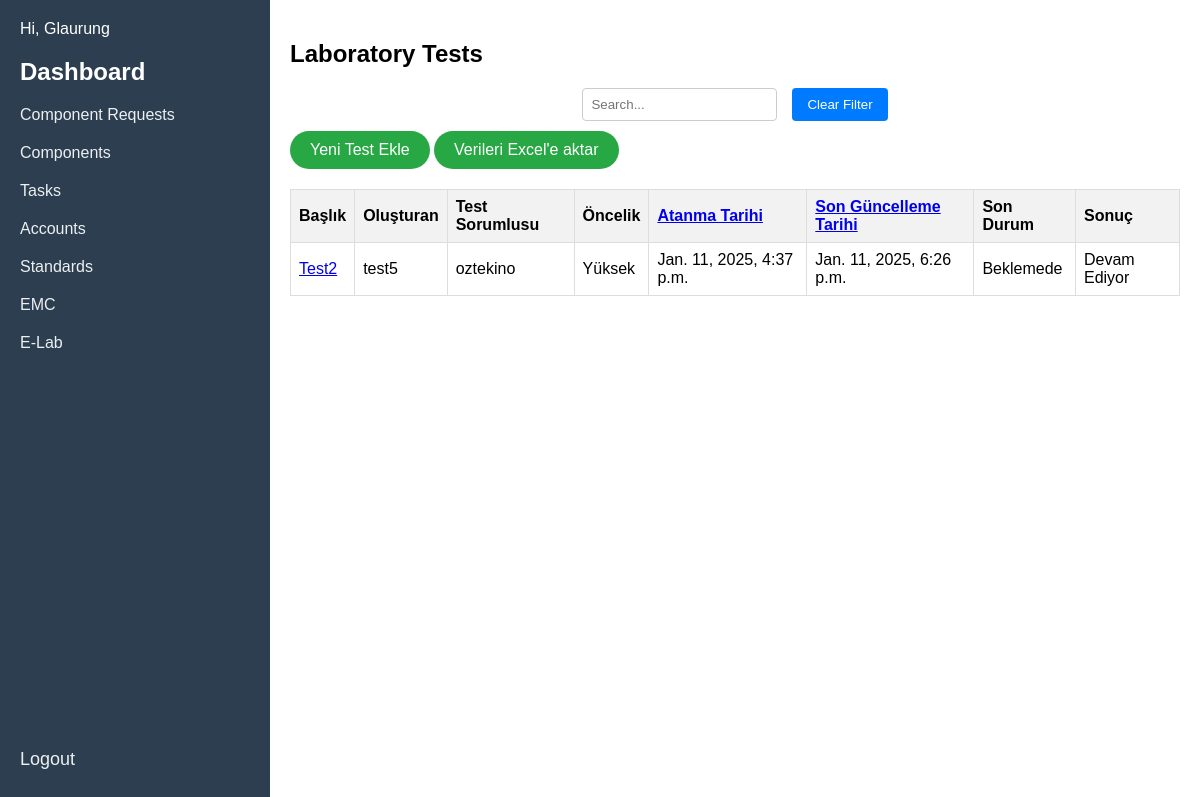
The app's page /UserAuth/E_Lab/ (signed in) with its own data.
### Tasks/models.py (models this page shows, shortened)
class E_lab(models.Model):
    Requester = models.ForeignKey("auth.User",on_delete = models.PROTECT,default = 1,verbose_name='Talep Eden',related_name='e_lab_Requester')
    Requested_to = models.ForeignKey("auth.User",verbose_name='Atanan',related_name='e_lab_Requested_to',on_delete = models.PROTECT,default=1)
    Date = models.DateTimeField(auto_now_add=True,verbose_name="Tarih")
    Last_Update = models.DateTimeField(auto_now=True,verbose_name="Son Güncelleme")
    Topic = models.CharField(max_length=100, verbose_name="Konu")
    Content = models.TextField(verbose_name="İçerik/Yorumlar")
    Status_Choices = [("Tamamlanmadı","Tamamlanmadı"),("Devam Ediyor","Devam Ediyor"),("Tamamlandı","Tamamlandı"),("Beklemede","Beklemede"),("İptal Edildi","İptal Edildi")]
    Priority_Choices = [("Yüksek","Yüksek"),("Normal","Normal"),("Düşük","Düşük")]
    Result_Choices = [("Geçti","Geçti"),("Başarısız","Başarısız"),("Devam Ediyor","Devam Ediyor")]
    Priority = models.CharField(max_length=100, verbose_name="Öncelik",choices=Priority_Choices,default="Normal")
    Status = models.CharField(max_length=100, verbose_name="Durum",choices=Status_Choices,default="Tamamlanmadı")
    Result = models.CharField(max_length=100, verbose_name="Sonuç",choices=Result_Choices,default="Devam Ediyor")
    Test_Files = models.FileField(upload_to=e_lab_upload_to, verbose_name="Test Dosyaları", null=True, blank=True)

### UserAuth/views.py (the view)
# urls.py: path('E_Lab/', views.view_e_lab, name='view_e_lab'),
@login_required(login_url='UserAuth:login')
def view_e_lab(request):
    sort_by = request.GET.get('sort_by', 'Last_Update')
    order = request.GET.get('order', 'desc')
    if order == 'asc':
        Test_datas = E_lab.objects.all().order_by(sort_by)
    else:
        Test_datas = E_lab.objects.all().order_by(f'-{sort_by}')
    context = {
        'Test_datas': Test_datas,
        'current_order': order
    }
    return render(request,'Test_records.html', context=context)

### templates/Test_records.html (shortened to what this page needs)
<!DOCTYPE html>
<html lang="en">
<head>
</head>
<body>
    <div class="sidebar">
        <div>
            <p>Hi, {{ user.username }}</p>
            <h2>Dashboard</h2>
            <a href="{% url 'UserAuth:component_requests' %}">Component Requests</a>
            <a href="{% url 'UserAuth:component' %}">Components</a>
            <a href="#" onclick="loadContent('tasks')">Tasks</a>
            <a href="{% url 'UserAuth:accounts' %}">Accounts</a>
            <a href="#" onclick="toggleSubtopics('standards')">Standards</a>
            <a href="{% url 'UserAuth:EMC_table' %}">EMC</a>
            <a href="#" onclick="showTable('TestTable')">E-Lab</a>
        </div>
        <div>
            <form action="{% url 'UserAuth:logout' %}" method="post">
                <button type="submit">Logout</button>
            </form>
        </div>
    </div>
    <div class="main-content" id="main-content">
        <div id="TestTable" class="table-container">
            <h2>Laboratory Tests</h2>
            <div class="filter-container">
                <input type="text" id="filterInput" placeholder="Search..." onkeyup="filterTable()">
                <button type="button" onclick="clearFilter()">Clear Filter</button>
            </div>
            <a href="{% url 'UserAuth:add_EMC' %}" class="add-button">Yeni Test Ekle</a>
            <a href="{% url 'UserAuth:cp_export_csv' %}" class="export-button">Verileri Excel'e aktar</a>
            <table id="TestTable">
                <tr>
                    <th>Başlık</th>
                    <th>Oluşturan</th>
                    <th>Test Sorumlusu</th>
                    <th>Öncelik</th>
                    <th>
                        <a href="?sort_by=Date&order={% if current_order == 'asc' %}desc{% else %}asc{% endif %}">
                            Atanma Tarihi
                        </a>
                    </th>
                    <th>
                        <a href="?sort_by=Last_Update&order={% if current_order == 'asc' %}desc{% else %}asc{% endif %}">
                            Son Güncelleme Tarihi
                        </a>
                    </th>
                    <th>Son Durum</th>
                    <th>Sonuç</th>
                </tr>
                {% for request in Test_datas %}
                <tr>
                    <td><a href="{% url 'UserAuth:edit_Test' request.id %}">{{ request.Topic}}</a></td>
                    <td>{{ request.Requester }}</td>
                    <td>{{ request.Requested_to }}</td>
                    <td>{{ request.Priority }}</td>
                    <td>{{ request.Date }}</td>
                    <td>{{ request.Last_Update }}</td>
                    <td>{{ request.Status }}</td>
                    <td>{{ request.Result }}</td>
                </tr>
                {% endfor %}
            </table>
        </div>
    </div>
    </body>
    </html>

### templates/Test_records.html (style rules this page uses)
body { font-family: Arial, sans-serif; display: flex; margin: 0; height: 100vh; }
.sidebar { width: 250px; background-color: #2c3e50; color: white; padding: 20px; overflow-y: auto; display: flex; flex-direction: column; justify-content: space-between; }
.sidebar p { margin: 0 0 20px; }
.sidebar h2 { margin: 0 0 10px; }
.sidebar a { color: #ecf0f1; text-decoration: none; display: block; padding: 10px 0; }
.main-content { flex-grow: 1; padding: 20px; overflow-y: auto; }
.filter-container { display: flex; justify-content: center; margin-bottom: 10px; }
.filter-container input[type="text"] { padding: 8px; margin-right: 10px; border: 1px solid #ccc; border-radius: 4px; }
.filter-container button { padding: 8px 15px; background-color: #007bff; color: white; border: none; border-radius: 4px; cursor: pointer; margin-left: 5px; }
.table-container { display: block; }
table { width: 100%; border-collapse: collapse; margin-top: 20px; }
table, th, td { border: 1px solid #ddd; }
th, td { padding: 8px; text-align: left; }
th { background-color: #f2f2f2; }
form button { background: none; border: none; color: #ecf0f1; cursor: pointer; padding: 10px 0; text-align: left; width: 100%; font-size: 18px; }
.add-button, .export-button { display: inline-block; padding: 10px 20px; background-color: #28a745; color: white; text-align: center; border-radius: 400px; text-decoration: none; }

### records on screen
E_lab: Topic "Test2", Requester "test5", Requested_to "oztekino", Priority "Yüksek", Date "Jan. 11, 2025, 4:37 p.m.", Last_Update "Jan. 11, 2025, 6:26 p.m.", Status "Beklemede", Result "Devam Ediyor"

### other values on screen
{{ user.username }} "Glaurung"
